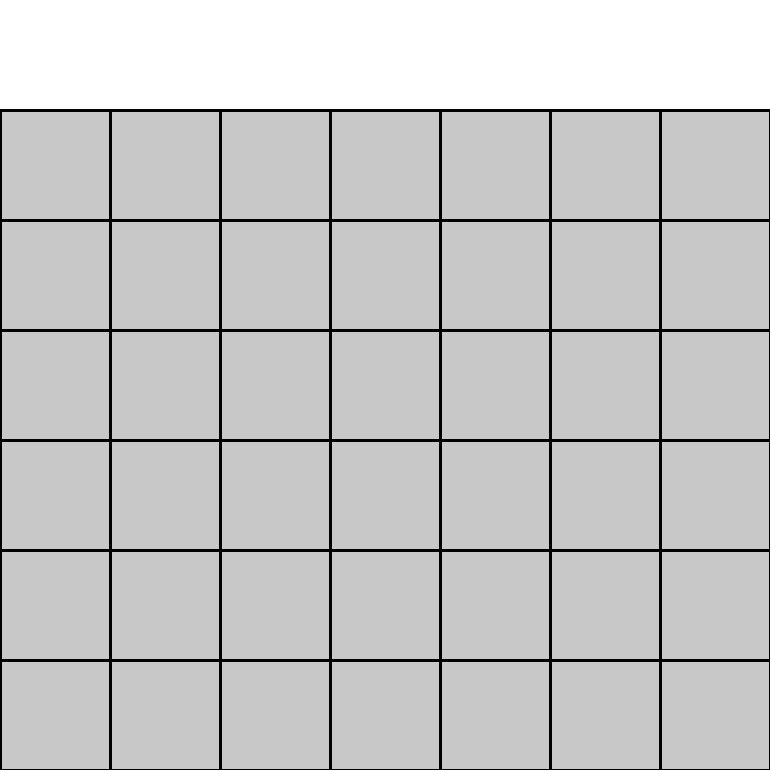
Frame 1 (no input)
Frame 60 (the mouse pressed at the canvas centre just before this capture): identical to frame 1, image omitted
Frame 120 (the mouse held since frame 60 and released just before this capture): identical to frame 1, image omitted

The Processing sketch that drew this single still picture (run headless with seeded random() and noise(); from frame 60 on, the mouse is pressed at the canvas centre):

// Processing sketch: CONNECT_4
// ── CONNECT_4.pde
float animSpeed=20;
boolean empiezoYo=true;
boolean hacks=true;
boolean inteligentAi=true;

int f=6, c=7;
float size;
int[][] board=new int[7][6];
boolean humanTurn;
boolean finished=false;

color animCol;
float animX;
float animY;
float animEnd;
boolean anim;
int animPlr;

void setup() {
  size(770, 770);
  size=width/7;
  for (int i=0; i < c; i++) {
    for (int j=0; j < f; j++) {
      board[i][j]=0;
    }
  }
  humanTurn=empiezoYo;
}
//Bucle principal
void draw() {
  background(255);
  printBoard();
  if (anim) {
    if (animY<animEnd) {
      fill(animCol);
      ellipse(animX, animY, size*0.7, size*0.7);
      animY+=animSpeed;
    } else {
      anim=false;
      board[int(animX/size)][int((animEnd-size)/size)]=animPlr;
      int w=dimeWinner();
      if (w==-1) {
        println("Empate!!");
      } else {
        if (w!=0) {
          println("Ganan los "+ w+" !!");
          finished=true;
        }
      }
    }
  }
  if (!humanTurn&&!anim&&!finished) {
    if (inteligentAi) {
      aiPick();
      //aiPick2();
    } else {
      aiRandPick();
    }
  }
}

//Imprimir tablero
void printBoard() {
  fill(200);
  strokeWeight(3);
  stroke(0);
  for (int i=0; i < c; i++) {
    for (int j=0; j < f; j++) {
      rect(i*size, j*size+size, size, size);
    }
  }
  strokeWeight(1);
  for (int i=0; i < c; i++) {
    for (int j=0; j < f; j++) {
      if (board[i][j]==1) {
        fill(255, 5, 255);
        ellipseMode(CENTER);
        ellipse(i*size+size/2, j*size+size+size/2, size*0.7, size*0.7);
      } else if (board[i][j]==2) {
        fill(5, 255, 255);
        ellipseMode(CENTER);
        ellipse(i*size+size/2, j*size+size+size/2, size*0.7, size*0.7);
      }
    }
  }
}
//Meter ficha humano
void mousePressed() {
  if (mouseButton==LEFT&&humanTurn&&!finished&&!anim&&columnaLibre(int(mouseX/size))) {
    setAnim(int(mouseX/size), 1);
    humanTurn=false;
  }
  if (hacks&&mouseButton==RIGHT&&humanTurn&&!finished&&!anim&&huecoVacio(int(mouseX/size), int((mouseY-size)/size))) {
    board[int(mouseX/size)][int((mouseY-size)/size)]=1;
    humanTurn=false;
    int w=dimeWinner();
    if (w!=0) {
      finished=true;
      if (w==-1) {
        println("Empate!!");
      } else {
        println("Ganan los "+ w+" !!");
      }
    }
  }
  if (mouseButton==CENTER&&hacks) {
    quitaFicha(int(mouseX/size));
  }
}
//Meter ficha ai
void aiRandPick() {
  ArrayList<Integer> emptyCols=dimeEmpty();
  if (emptyCols.size()>0) {
    int r=int(random(emptyCols.size()));
    setAnim(emptyCols.get(r), 2);
    humanTurn=true;
  }
}
ArrayList<Integer> dimeEmpty() {
  ArrayList<Integer> e=new ArrayList();
  for (int i=0; i < c; i++) {
    boolean t=false;
    for (int j=0; j < f; j++) {
      if (board[i][j]==0) {
        t=true;
        break;
      }
    }
    if (t)e.add(i);
  }
  return e;
}
void meteFicha(int col) {
  boolean metida=false;
  for (int i=f-1; i >=0; i--) {
    if (board[col][i]==0) {
      if (humanTurn) {
        metida=true;
        board[col][i]=1;
        break;
      } else {
        metida=true;
        board[col][i]=2;
        break;
      }
    }
  }
  if (metida) {
    if (humanTurn) {
      humanTurn=false;
    } else {
      humanTurn=true;
    }
  }
}
void quitaFicha(int c) {
  if (hayFicha(c)) {
    for (int i=0; i < f; i++) {
      if (board[c][i]!=0) {
        board[c][i]=0;
        break;
      }
    }
  }
  if (humanTurn) {
    humanTurn=false;
  } else {
    humanTurn=true;
  }
}
//Comprobar estado de juego (-1->empate,0->nada,1->gana humano,2->gana ai)
int dimeWinner() {
  //horizontal
  for (int i=0; i < f; i++) {
    for (int j=0; j < c-3; j++) {
      String s="";
      for (int k=j; k < 4+j; k++) {
        s+=Integer.toString(board[k][i]);
      }
      int n=revisaSubstring(s);
      if (n!=0)return n;
    }
  }
  //vertical
  for (int i=0; i < c; i++) {
    for (int j=0; j < f-3; j++) {
      String s="";
      for (int k=j; k < 4+j; k++) {
        s+=Integer.toString(board[i][k]);
      }
      int n=revisaSubstring(s);
      if (n!=0)return n;
    }
  }
  //diagonales izquierda abajo
  for (int i=0; i < 3; i++) {
    for (int j=0; j < 3-i; j++) {
      String s="";
      for (int k=0; k < 4; k++) {
        s+=board[k+j][i+j+k];
      }
      int n=revisaSubstring(s);
      if (n!=0)return n;
    }
  }
  //diagonales derecha abajo
  for (int i=0; i < 3; i++) {
    for (int j=0; j < 3-i; j++) {
      String s="";
      for (int k=0; k < 4; k++) {
        s+=board[6-(k+j)][i+j+k];
      }
      int n=revisaSubstring(s);
      if (n!=0)return n;
    }
  }
  //diagonales derecha izquierda
  for (int i=0; i < 3; i++) {
    for (int j=0; j < 3-i; j++) {
      String s="";
      for (int k=0; k < 4; k++) {
        s+=board[5-(k+j)-i][j+k];
      }
      int n=revisaSubstring(s);
      if (n!=0)return n;
    }
  }
  //diagonales izquierda derecha
  for (int i=0; i < 3; i++) {
    for (int j=0; j < 3-i; j++) {
      String s="";
      for (int k=0; k < 4; k++) {
        s+=board[k+j+i+1][j+k];
      }
      int n=revisaSubstring(s);
      if (n!=0)return n;
    }
  }
  //Comprobar fin
  for (int i=0; i < c; i++) {
    for (int j=0; j < f; j++) {
      if (board[i][j]==0) {
        return 0;
      }
    }
  }
  return -1;
}
int revisaSubstring(String s) {
  if(s.equals("1111"))return 1;
  if(s.equals("2222"))return 2;
  return 0;
}
//Resetear
void keyPressed() {
  if (key==ENTER&&finished){
    humanTurn=empiezoYo;
    resetBoard();
    finished=false;
  }
}
void resetBoard() {
  for (int i=0; i < c; i++) {
    for (int j=0; j < f; j++) {
      board[i][j]=0;
    }
  }
}
//Animacion meter ficha
void setAnim(int column, int plr) {
  animCol=plr==1?color(255, 5, 255):color(5, 255, 255);
  animX=column*size+size/2;
  animY=0;
  animEnd=dimeEnd(column);
  anim=true;
  animPlr=plr;
}
float dimeEnd(int column) {
  int e=0;
  for (int i=f-1; i >=0; i--) {
    if (board[column][i]==0) {
      e=i;
      break;
    }
  }
  return e*size+size/2+size;
}
//Extras
boolean columnaLibre(int c) {
  for (int i=0; i < f; i++) {
    if (board[c][i]==0) {
      return true;
    }
  }
  return false;
}
boolean hayFicha(int c) {
  for (int i=0; i < f; i++) {
    if (board[c][i]!=0) {
      return true;
    }
  }
  return false;
}

ArrayList<Integer> bestChoises(int bestScore, ArrayList<Integer> choises, ArrayList<Integer> scores) {
  ArrayList<Integer> bc=new ArrayList();
  for (int i=0; i < choises.size(); i++) {
    if (scores.get(i)==bestScore) {
      bc.add(choises.get(i));
    }
  }
  return bc;
}

int dimeBestScore(ArrayList<Integer> scores) {
  int min=Integer.MAX_VALUE;
  for (int i=0; i < scores.size(); i++) {
    min=min(min, scores.get(i));
  }
  return min;
}

boolean huecoVacio(int i, int j) {
  if (board[i][j]==0) {
    return true;
  }
  return false;
}

void prints() {
  for (int i=0; i < f; i++) {
    for (int j=0; j < c; j++) {
      print(board[j][i]);
    }
    println();
  }
  println();
}

// ── AiChoise.pde
void aiPick() {
    ArrayList<Integer> pos=dimeEmpty();
    println("vacias: "+pos);
    ArrayList<Integer> scores=new ArrayList();
    ArrayList<Integer> choises=new ArrayList();
    for (int i=0; i < pos.size(); i++) {
        meteFicha(pos.get(i));
        scores.add(minimax(0, Integer.MIN_VALUE, Integer.MAX_VALUE, true));
        choises.add(pos.get(i));
        quitaFicha(pos.get(i));
        println("Pos:", pos.get(i), " Score:", scores.get(i));
    }
    //println("Puntos: "+scores);
    ArrayList<Integer> bc=bestChoises(dimeBestScore(scores), choises, scores);
    setAnim(bc.get(int(random(bc.size()))), 2);
    humanTurn=true;
}

int minimax(int depth, int alpha, int beta, boolean humanT) {
    if (depth<6) {
        int w=dimeWinner();
        if (w==-1) {
            return 0;
        }
        if (w==1) {
            return 1;
        }
        if (w==2) {
            return-1;
        }
        if (humanT) {
            int bestScore=Integer.MIN_VALUE;
            ArrayList<Integer> pos=dimeEmpty();
            for (int i=0; i < pos.size(); i++) {
                meteFicha(pos.get(i));
                int score=minimax(depth+1, alpha, beta, false);
                alpha=max(alpha, score);
                bestScore=max(bestScore, score);
                quitaFicha(pos.get(i));
                if (bestScore==1)return 1;
                //if (beta<=alpha) {
                //    println("Alpha>=beta");
                //    return 1;
                //}
            }
            return bestScore;
        } else {
            int bestScore=Integer.MAX_VALUE;
            ArrayList<Integer> pos=dimeEmpty();
            for (int i=0; i < pos.size(); i++) {
                meteFicha(pos.get(i));
                int score=minimax(depth+1, alpha, beta, true);
                beta=min(beta, score);
                bestScore=min(bestScore, score);
                quitaFicha(pos.get(i));
                if (bestScore==-1)return -1;
                //if (beta<=alpha) {
                //    println("Alpha>beta");
                //    return 1;
                //}
            }
            return bestScore;
        }
    } else {
        return 0;
    }
}
